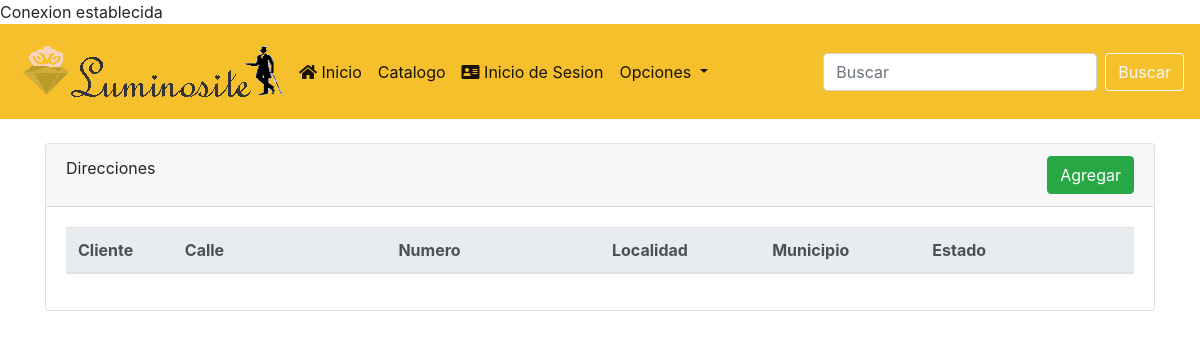
Before: /direcciones.php with the older database file.
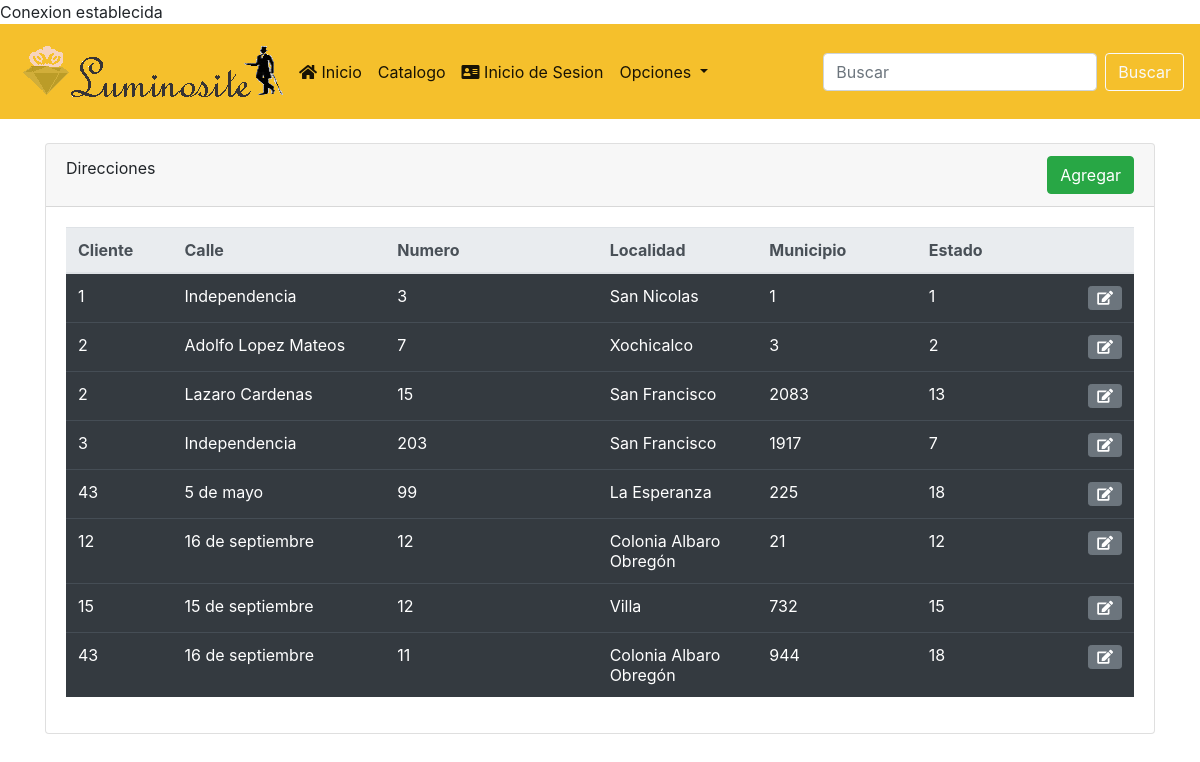
After: the same page with the newer database file.
### tables this page shows
CREATE TABLE `direccion` (
  `id_direccion` int(11) NOT NULL AUTO_INCREMENT,
  `clientes_id` int(11) DEFAULT NULL,
  `calle` varchar(45) NOT NULL,
  `numero` int(11) NOT NULL,
  `localidad` varchar(45) NOT NULL,
  `municipio_id` int(11) DEFAULT NULL,
  `estado_id` int(11) DEFAULT NULL,
  PRIMARY KEY (`id_direccion`)
);

### direcciones.php (the view, shortened to what this page needs)
<?php
require_once './conexion.php';
?>
<!DOCTYPE html>
<html lang="es-MX">
<head>
    <link rel="stylesheet" href="css/bootstrap.min.css">
    <link rel="stylesheet" href="css/all.min.css">
</head>
<body>
    <?php require_once('./menu.php'); ?>
    <div class="container mt-4">
        <div class="card">
            <div class="card-header">
                Direcciones
                <a href="direcciones_formulario.php"class="btn btn-success float-right">Agregar</a>
            </div>
            <div class="card-body">
                <table class="table table-dark table table-hover">
                    <thead class="thead-light">
                        <tr>
                            <th style="width: 10%;" scope="col">Cliente</th>
                            <th style="width: 20%;" scope="col">Calle</th>
                            <th style="width: 20%;" scope="col">Numero</th>
                            <th style="width: 15%;" scope="col">Localidad</th>
                            <th style="width: 15%;" scope="col">Municipio</th>
                            <th style="width: 15%;" scope="col">Estado</th>
                            <th style="width: 5%;" scope="col">
                            </th>
                        </tr>
                    </thead>
                    <tbody>
                    <?php
                        $sql = 'select id_direccion, clientes_id, calle, numero, localidad, municipio_id, estado_id from direccion order by id_direccion asc';
                        foreach ($conexion->query($sql) as $registro) {
                            $registro['clientes_id'] = htmlentities($registro['clientes_id']);
                            $registro['calle'] = htmlentities($registro['calle']);
                            $registro['numero'] = htmlentities($registro['numero']);
                            $registro['localidad'] = htmlentities($registro['localidad']);
                            $registro['municipio_id'] = htmlentities($registro['municipio_id']);
                            $registro['estado_id'] = htmlentities($registro['estado_id']);
                        echo <<<fin
                        <tr>
                            <td scope="row">{$registro['clientes_id']}</td>
                            <td scope="row">{$registro['calle']}</td>
                            <td scope="row">{$registro['numero']}</td>
                            <td scope="row">{$registro['localidad']}</td>
                            <td scope="row">{$registro['municipio_id']}</td>
                            <td scope="row">{$registro['estado_id']}</td>
                            <td>
                                <a class="btn btn-secondary btn-sm" href="direcciones_editar.php?id={$registro['id_direccion']}"><i class="fa fa-edit"></i></a>
                            </td>
                        </tr>
fin;
                }
                        ?>
                    </tbody>
                </table>
            </div>
        </div>
    </div>
</body>
</html>

Changed rows visible on the page:
added direccion: clientes "1", calle "Independencia", numero "3", localidad "San Nicolas", municipio "1", estado "1"
added direccion: clientes "2", calle "Adolfo Lopez Mateos", numero "7", localidad "Xochicalco", municipio "3", estado "2"
added direccion: clientes "2", calle "Lazaro Cardenas", numero "15", localidad "San Francisco", municipio "2083", estado "13"
added direccion: clientes "3", calle "Independencia", numero "203", localidad "San Francisco", municipio "1917", estado "7"
added direccion: clientes "43", calle "5 de mayo", numero "99", localidad "La Esperanza", municipio "225", estado "18"
added direccion: clientes "12", calle "16 de septiembre", numero "12", localidad "Colonia Albaro Obregón", municipio "21", estado "12"
added direccion: clientes "15", calle "15 de septiembre", numero "12", localidad "Villa", municipio "732", estado "15"
added direccion: clientes "43", calle "16 de septiembre", numero "11", localidad "Colonia Albaro Obregón", municipio "944", estado "18"
